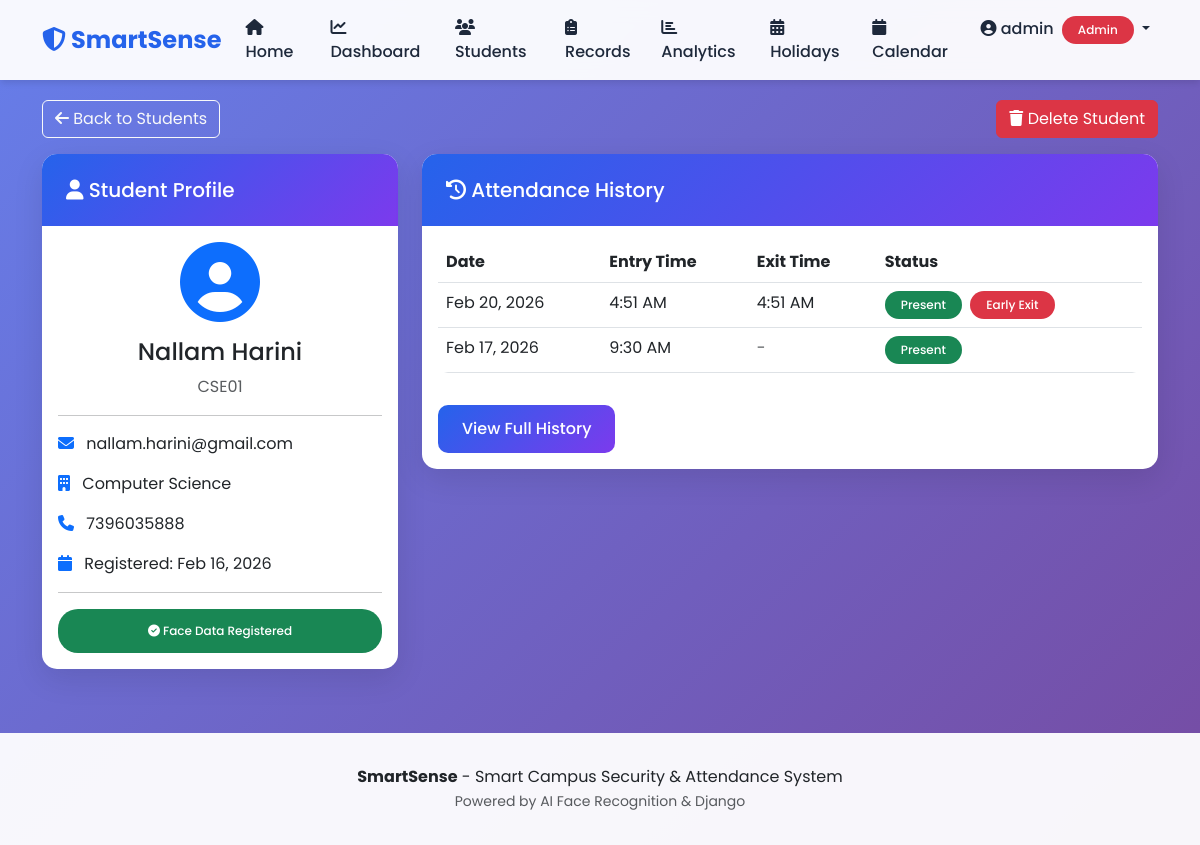
The app's page /students/4/ (signed in) with its own data.
### accounts/models.py (models this page shows, shortened)
class Student(models.Model):
    name = models.CharField(max_length=100)
    roll_number = models.CharField(max_length=20, unique=True)
    email = models.EmailField()
    department = models.CharField(max_length=100, default='Computer Science')
    phone = models.CharField(max_length=15, blank=True, null=True)
    face_encoding = models.BinaryField(blank=True, null=True)
    photo = models.ImageField(upload_to='student_photos/', blank=True, null=True)
    is_active = models.BooleanField(default=True)
    created_at = models.DateTimeField(auto_now_add=True)
    updated_at = models.DateTimeField(auto_now=True)
    class Meta:
        ordering = ['roll_number']

### attendance/models.py (models this page shows, shortened)
class Attendance(models.Model):
    STATUS_CHOICES = [
        ('ENTRY', 'Entry'),
        ('EXIT', 'Exit'),
    ]
    student = models.ForeignKey(Student, on_delete=models.CASCADE, related_name='attendances')
    date = models.DateField(auto_now_add=True)
    entry_time = models.TimeField(null=True, blank=True)
    exit_time = models.TimeField(null=True, blank=True)
    is_late = models.BooleanField(default=False)
    is_early_exit = models.BooleanField(default=False)
    status = models.CharField(max_length=10, choices=STATUS_CHOICES, default='ENTRY')
    created_at = models.DateTimeField(auto_now_add=True)
    class Meta:
        ordering = ['-date', '-entry_time']
        unique_together = ['student', 'date']

### accounts/views.py (the view)
# urls.py: path('students/<int:pk>/', views.student_detail, name='student_detail'),
@admin_required
def student_detail(request, pk):
    student = get_object_or_404(Student, pk=pk)
    attendances = student.attendances.all()[:10]
    context = {
        'student': student,
        'attendances': attendances
    }
    return render(request, 'accounts/student_detail.html', context)

### templates/accounts/student_detail.html (shortened to what this page needs)
{% extends 'base.html' %}
{% block content %}
<div class="row">
    <div class="col-12 mb-3">
        <div class="d-flex justify-content-between align-items-center">
            <a href="{% url 'student_list' %}" class="btn btn-outline-light">
                <i class="fas fa-arrow-left"></i> Back to Students
            </a>
            {% if user.is_staff or user.faculty_profile %}
            <button onclick="deleteStudentFromDetail({{ student.pk }}, '{{ student.name }}', '{{ student.roll_number }}')" class="btn btn-danger">
                <i class="fas fa-trash"></i> Delete Student
            </button>
            {% endif %}
        </div>
    </div>
    <div class="col-md-4">
        <div class="card">
            <div class="card-header">
                <h5 class="mb-0"><i class="fas fa-user"></i> Student Profile</h5>
            </div>
            <div class="card-body text-center">
                <div class="mb-3">
                    <i class="fas fa-user-circle fa-5x text-primary"></i>
                </div>
                <h4>{{ student.name }}</h4>
                <p class="text-muted">{{ student.roll_number }}</p>
                <hr>
                <div class="text-start">
                    <p><i class="fas fa-envelope text-primary me-2"></i> {{ student.email }}</p>
                    <p><i class="fas fa-building text-primary me-2"></i> {{ student.department }}</p>
                    <p><i class="fas fa-phone text-primary me-2"></i> {{ student.phone|default:"Not provided" }}</p>
                    <p><i class="fas fa-calendar text-primary me-2"></i> Registered: {{ student.created_at|date:"M d, Y" }}</p>
                </div>
                <hr>
                <div class="d-grid gap-2">
                    {% if student.face_encoding %}
                        <span class="badge bg-success p-3">
                            <i class="fas fa-check-circle"></i> Face Data Registered
                        </span>
                    {% else %}
                        <span class="badge bg-warning p-3">
                            <i class="fas fa-exclamation-triangle"></i> No Face Data
                        </span>
                    {% endif %}
                </div>
            </div>
        </div>
    </div>
    <div class="col-md-8">
        <div class="card">
            <div class="card-header">
                <h5 class="mb-0"><i class="fas fa-history"></i> Attendance History</h5>
            </div>
            <div class="card-body">
                {% if attendances %}
                    <div class="table-responsive">
                        <table class="table table-hover">
                            <thead>
                                <tr>
                                    <th>Date</th>
                                    <th>Entry Time</th>
                                    <th>Exit Time</th>
                                    <th>Status</th>
                                </tr>
                            </thead>
                            <tbody>
                                {% for attendance in attendances %}
                                <tr>
                                    <td>{{ attendance.date|date:"M d, Y" }}</td>
                                    <td>
                                        {% if attendance.entry_time %}
                                            {{ attendance.entry_time|time:"g:i A" }}
                                        {% else %}
                                            <span class="text-muted">-</span>
                                        {% endif %}
                                    </td>
                                    <td>
                                        {% if attendance.exit_time %}
                                            {{ attendance.exit_time|time:"g:i A" }}
                                        {% else %}
                                            <span class="text-muted">-</span>
                                        {% endif %}
                                    </td>
                                    <td>
                                        {% if attendance.is_late %}
                                            <span class="badge bg-warning text-dark">Late</span>
                                        {% elif attendance.entry_time %}
                                            <span class="badge bg-success">Present</span>
                                        {% endif %}
                                        {% if attendance.is_early_exit %}
                                            <span class="badge bg-danger ms-1">Early Exit</span>
                                        {% endif %}
                                    </td>
                                </tr>
                                {% endfor %}
                            </tbody>
                        </table>
                    </div>
                    <div class="mt-3">
                        <a href="{% url 'attendance_records' %}?student={{ student.roll_number }}" class="btn btn-primary">
                            View Full History
                        </a>
                    </div>
                {% else %}
                    <div class="text-center text-muted py-5">
                        <i class="fas fa-calendar-times fa-3x mb-3"></i>
                        <p>No attendance records yet</p>
                    </div>
                {% endif %}
            </div>
        </div>
    </div>
</div>
{% endblock %}

### templates/base.html (shortened to what this page needs)
<!DOCTYPE html>
<html lang="en">
<head>
    <link href="https://cdn.jsdelivr.net/npm/bootstrap@5.3.0/dist/css/bootstrap.min.css" rel="stylesheet">
    <link rel="stylesheet" href="https://cdnjs.cloudflare.com/ajax/libs/font-awesome/6.4.0/css/all.min.css">
</head>
<body>
    <nav class="navbar navbar-expand-lg navbar-light">
        <div class="container">
            <a class="navbar-brand" href="{% url 'home' %}">
                <i class="fas fa-shield-alt"></i> SmartSense
            </a>
            <div class="collapse navbar-collapse" id="navbarNav">
                <ul class="navbar-nav ms-auto">
                    <li class="nav-item">
                        <a class="nav-link" href="{% url 'home' %}"><i class="fas fa-home"></i> Home</a>
                    </li>
                    {% if user.is_authenticated %}
                        {% if user.is_staff or user.faculty_profile %}
                            <li class="nav-item">
                                {% if user.is_staff %}
                                    <a class="nav-link" href="{% url 'admin_dashboard' %}"><i class="fas fa-chart-line"></i> Dashboard</a>
                                {% else %}
                                    <a class="nav-link" href="{% url 'faculty_dashboard' %}"><i class="fas fa-chart-line"></i> Dashboard</a>
                                {% endif %}
                            </li>
                            <li class="nav-item">
                                <a class="nav-link" href="{% url 'student_list' %}"><i class="fas fa-users"></i> Students</a>
                            </li>
                            <li class="nav-item">
                                <a class="nav-link" href="{% url 'attendance_records' %}"><i class="fas fa-clipboard-list"></i> Records</a>
                            </li>
                            <li class="nav-item">
                                <a class="nav-link" href="{% url 'student_analytics' %}"><i class="fas fa-chart-bar"></i> Analytics</a>
                            </li>
                            <li class="nav-item">
                                <a class="nav-link" href="{% url 'holiday_list' %}"><i class="fas fa-calendar-alt"></i> Holidays</a>
                            </li>
                            <li class="nav-item">
                                <a class="nav-link" href="{% url 'calendar_view' %}"><i class="fas fa-calendar"></i> Calendar</a>
                            </li>
                        {% endif %}
                        <li class="nav-item dropdown">
                            <a class="nav-link dropdown-toggle" href="#" id="navbarDropdown" role="button" data-bs-toggle="dropdown">
                                <i class="fas fa-user-circle"></i> {{ user.username }}
                                {% if user.is_staff %}
                                    <span class="badge bg-danger ms-1">Admin</span>
                                {% elif user.faculty_profile %}
                                    <span class="badge bg-warning ms-1">Faculty</span>
                                {% else %}
                                    <span class="badge bg-success ms-1">Student</span>
                                {% endif %}
                            </a>
                        </li>
                    {% else %}
                        <li class="nav-item">
                            <a class="nav-link" href="{% url 'login' %}"><i class="fas fa-sign-in-alt"></i> Register/Login</a>
                        </li>
                    {% endif %}
                </ul>
            </div>
        </div>
    </nav>
    <div class="container content-wrapper">
        {% block content %}{% endblock %}
    </div>
    <footer class="text-center">
        <div class="container">
            <p class="mb-0">
                <strong>SmartSense</strong> - Smart Campus Security & Attendance System<br>
                <small class="text-muted">Powered by AI Face Recognition & Django</small>
            </p>
        </div>
    </footer>
</body>
</html>

### templates/base.html (style rules this page uses)
:root { --primary-color: #2563eb; --secondary-color: #7c3aed; --success-color: #10b981; --danger-color: #ef4444; --warning-color: #f59e0b; --dark-color: #1e293b; --light-color: #f8fafc; }
body { font-family: 'Poppins', sans-serif; background: linear-gradient(135deg, #667eea 0%, #764ba2 100%); min-height: 100vh; }
.navbar { background: rgba(255, 255, 255, 0.95) !important; backdrop-filter: blur(10px); box-shadow: 0 4px 6px -1px rgba(0,0,0,0.1); }
.navbar-brand { font-weight: 700; font-size: 1.5rem; color: var(--primary-color) !important; }
.nav-link { font-weight: 500; color: var(--dark-color) !important; transition: all 0.3s ease; }
.content-wrapper { margin-top: 20px; margin-bottom: 40px; }
.card { border: none; border-radius: 15px; box-shadow: 0 10px 30px rgba(0,0,0,0.1); transition: transform 0.3s ease, box-shadow 0.3s ease; }
.card-header { background: linear-gradient(135deg, var(--primary-color), var(--secondary-color)); color: white; border: none; border-radius: 15px 15px 0 0 !important; padding: 1.5rem; }
.btn-primary { background: linear-gradient(135deg, var(--primary-color), var(--secondary-color)); border: none; padding: 0.75rem 1.5rem; border-radius: 10px; font-weight: 500; transition: all 0.3s ease; }
footer { background: rgba(255, 255, 255, 0.95); padding: 2rem 0; margin-top: 4rem; }
.table { background: white; border-radius: 10px; overflow: hidden; }
.badge { padding: 0.5rem 1rem; border-radius: 20px; font-weight: 500; }

### records on screen
Student: name "Nallam Harini", roll_number "CSE01", email "nallam.harini@gmail.com", department "Computer Science", phone "7396035888", created_at "Feb 16, 2026"
Attendance: date "Feb 20, 2026", entry_time "4:51 AM", exit_time "4:51 AM", is_late "Present", is_early_exit "Early Exit"
Attendance: date "Feb 17, 2026", entry_time "9:30 AM", is_late "Present"

### other values on screen
{{ user.username }} "admin"
